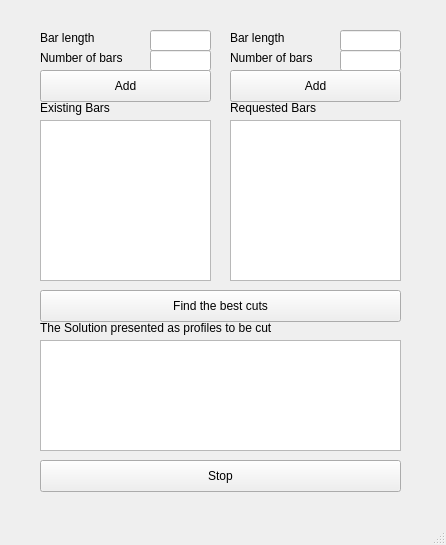
<?xml version="1.0" encoding="UTF-8"?>
<ui version="4.0">
 <class>MainWindow</class>
 <widget class="QMainWindow" name="MainWindow">
  <property name="geometry">
   <rect>
    <x>0</x>
    <y>0</y>
    <width>446</width>
    <height>545</height>
   </rect>
  </property>
  <property name="windowTitle">
   <string>MainWindow</string>
  </property>
  <widget class="QWidget" name="centralwidget">
   <widget class="QPushButton" name="solve">
    <property name="geometry">
     <rect>
      <x>40</x>
      <y>290</y>
      <width>361</width>
      <height>32</height>
     </rect>
    </property>
    <property name="text">
     <string>Find the best cuts</string>
    </property>
   </widget>
   <widget class="QListWidget" name="eBarList">
    <property name="geometry">
     <rect>
      <x>40</x>
      <y>120</y>
      <width>171</width>
      <height>161</height>
     </rect>
    </property>
   </widget>
   <widget class="QLineEdit" name="eBarLength">
    <property name="geometry">
     <rect>
      <x>150</x>
      <y>30</y>
      <width>61</width>
      <height>21</height>
     </rect>
    </property>
   </widget>
   <widget class="QLineEdit" name="eBarNumber">
    <property name="geometry">
     <rect>
      <x>150</x>
      <y>50</y>
      <width>61</width>
      <height>21</height>
     </rect>
    </property>
   </widget>
   <widget class="QTextEdit" name="solution">
    <property name="geometry">
     <rect>
      <x>40</x>
      <y>340</y>
      <width>361</width>
      <height>111</height>
     </rect>
    </property>
   </widget>
   <widget class="QPushButton" name="eAdd">
    <property name="geometry">
     <rect>
      <x>40</x>
      <y>70</y>
      <width>171</width>
      <height>32</height>
     </rect>
    </property>
    <property name="text">
     <string>Add</string>
    </property>
   </widget>
   <widget class="QLabel" name="label">
    <property name="geometry">
     <rect>
      <x>40</x>
      <y>30</y>
      <width>61</width>
      <height>16</height>
     </rect>
    </property>
    <property name="text">
     <string>Bar length</string>
    </property>
   </widget>
   <widget class="QLabel" name="label_2">
    <property name="geometry">
     <rect>
      <x>40</x>
      <y>50</y>
      <width>101</width>
      <height>16</height>
     </rect>
    </property>
    <property name="text">
     <string>Number of bars</string>
    </property>
   </widget>
   <widget class="QLabel" name="label_5">
    <property name="geometry">
     <rect>
      <x>40</x>
      <y>100</y>
      <width>91</width>
      <height>16</height>
     </rect>
    </property>
    <property name="text">
     <string>Existing Bars</string>
    </property>
   </widget>
   <widget class="QLabel" name="label_7">
    <property name="geometry">
     <rect>
      <x>40</x>
      <y>320</y>
      <width>341</width>
      <height>16</height>
     </rect>
    </property>
    <property name="text">
     <string>The Solution presented as profiles to be cut </string>
    </property>
   </widget>
   <widget class="QLabel" name="label_3">
    <property name="geometry">
     <rect>
      <x>230</x>
      <y>50</y>
      <width>101</width>
      <height>16</height>
     </rect>
    </property>
    <property name="text">
     <string>Number of bars</string>
    </property>
   </widget>
   <widget class="QLabel" name="label_4">
    <property name="geometry">
     <rect>
      <x>230</x>
      <y>30</y>
      <width>61</width>
      <height>16</height>
     </rect>
    </property>
    <property name="text">
     <string>Bar length</string>
    </property>
   </widget>
   <widget class="QListWidget" name="rBarList">
    <property name="geometry">
     <rect>
      <x>230</x>
      <y>120</y>
      <width>171</width>
      <height>161</height>
     </rect>
    </property>
   </widget>
   <widget class="QLineEdit" name="rBarNumber">
    <property name="geometry">
     <rect>
      <x>340</x>
      <y>50</y>
      <width>61</width>
      <height>21</height>
     </rect>
    </property>
   </widget>
   <widget class="QPushButton" name="rAdd">
    <property name="geometry">
     <rect>
      <x>230</x>
      <y>70</y>
      <width>171</width>
      <height>32</height>
     </rect>
    </property>
    <property name="text">
     <string>Add</string>
    </property>
   </widget>
   <widget class="QLineEdit" name="rBarLength">
    <property name="geometry">
     <rect>
      <x>340</x>
      <y>30</y>
      <width>61</width>
      <height>21</height>
     </rect>
    </property>
   </widget>
   <widget class="QLabel" name="label_6">
    <property name="geometry">
     <rect>
      <x>230</x>
      <y>100</y>
      <width>101</width>
      <height>16</height>
     </rect>
    </property>
    <property name="text">
     <string>Requested Bars</string>
    </property>
   </widget>
   <widget class="QPushButton" name="stop">
    <property name="geometry">
     <rect>
      <x>40</x>
      <y>460</y>
      <width>361</width>
      <height>32</height>
     </rect>
    </property>
    <property name="text">
     <string>Stop</string>
    </property>
   </widget>
  </widget>
  <widget class="QMenuBar" name="menubar">
   <property name="geometry">
    <rect>
     <x>0</x>
     <y>0</y>
     <width>446</width>
     <height>22</height>
    </rect>
   </property>
  </widget>
  <widget class="QStatusBar" name="statusbar"/>
 </widget>
 <resources/>
 <connections/>
</ui>
